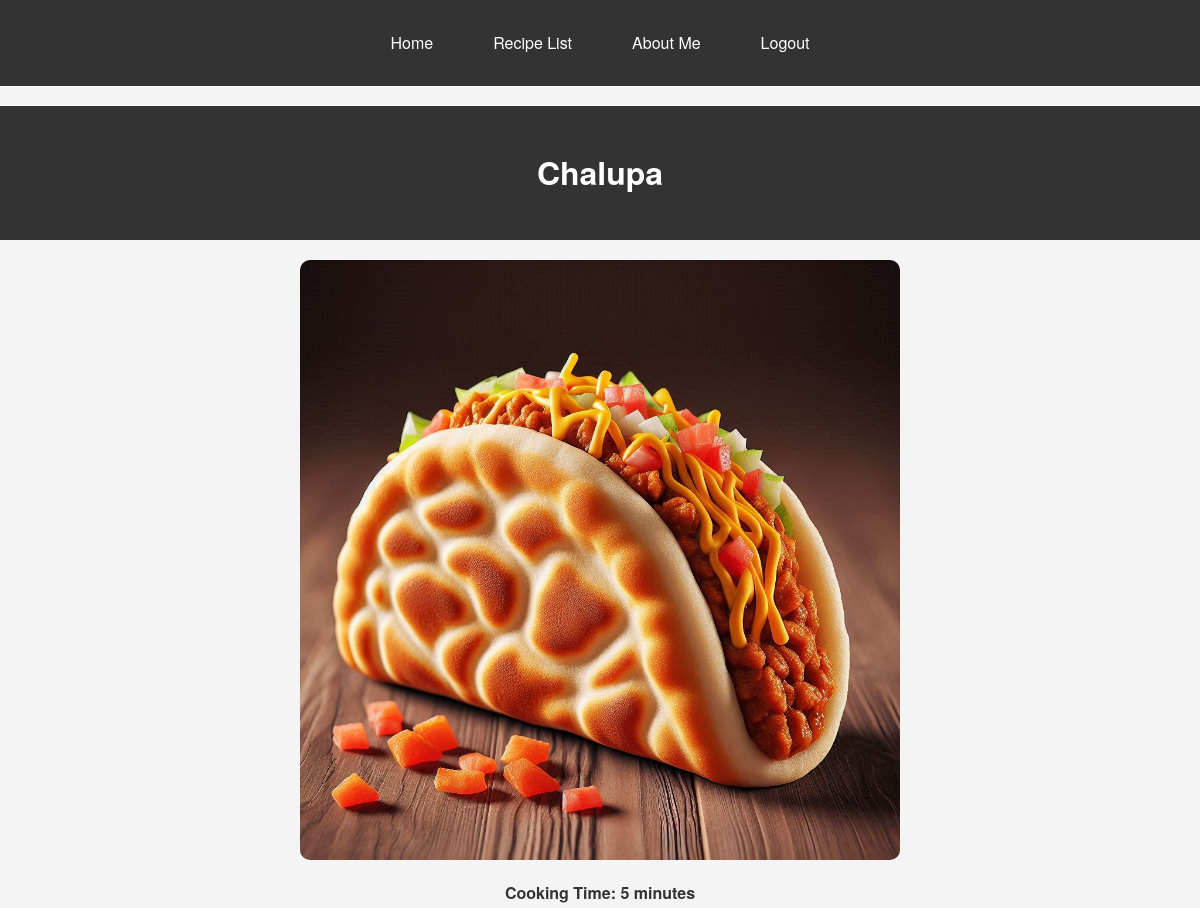
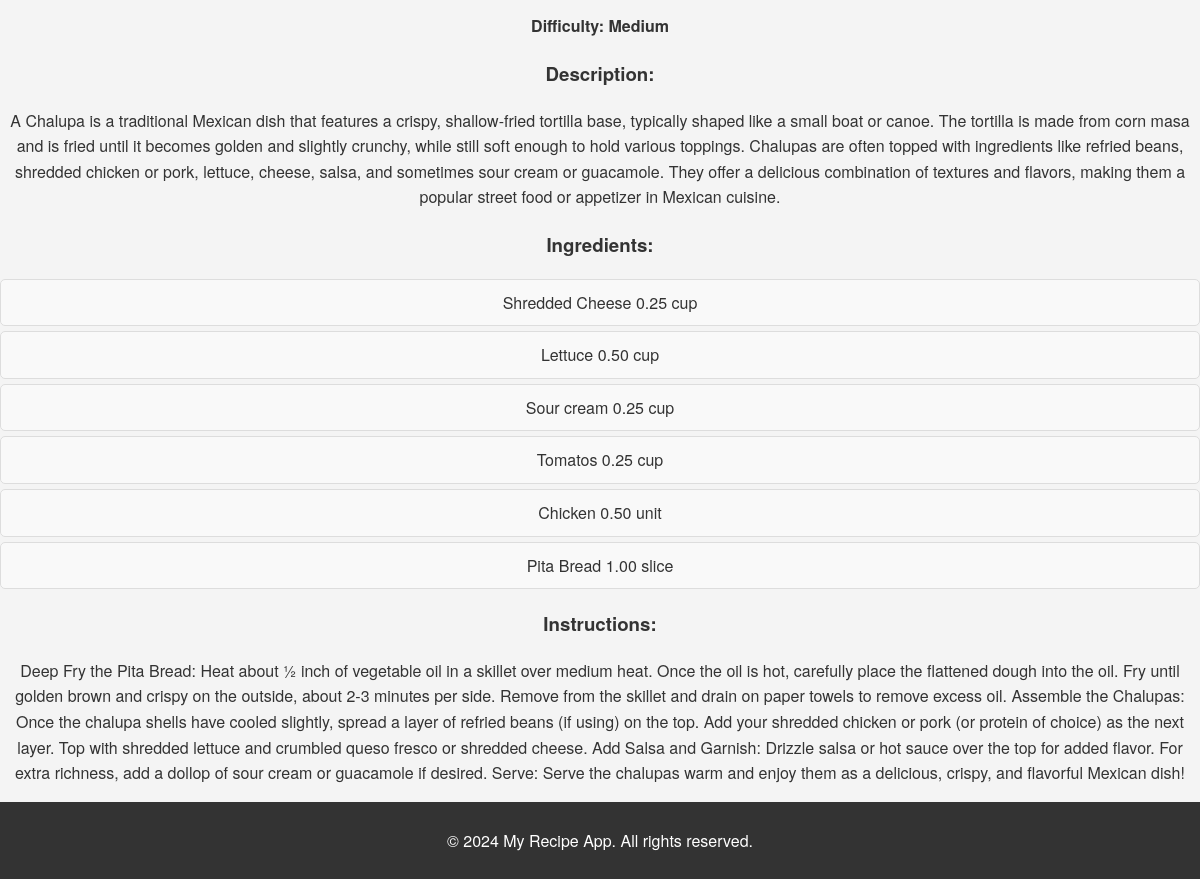
/recipe/1/ (signed in), run on the app's committed database (2 pictures, top to bottom).
### recipe/models.py (models this page shows, shortened)
class Recipe(models.Model):
    DIFFICULTY_CHOICES = [
        ('Easy', 'Easy'),
        ('Medium', 'Medium'),
        ('Hard', 'Hard'),
    ]
    name = models.CharField(max_length=50)
    cooking_time = models.IntegerField()
    difficulty = models.CharField(max_length=20, choices=DIFFICULTY_CHOICES)
    description = models.TextField(blank=True, null=True)
    instructions = models.TextField(blank=True, null=True)
    pic = models.ImageField(upload_to='recipe', default='default.jpg')

### ingredient/models.py (models this page shows, shortened)
class Ingredient(models.Model):
    name = models.CharField(max_length=100)
    quantity = models.DecimalField(max_digits=5, decimal_places=2)
    unit = models.CharField(max_length=20, default='unit')
    recipe = models.ForeignKey('recipe.Recipe', on_delete=models.CASCADE, related_name='ingredients')

### recipe/views.py (the view)
# urls.py: path('recipe/<int:recipe_id>/', recipe_detail, name='recipe_detail'),
@login_required
def recipe_detail(request, recipe_id):
    recipe = get_object_or_404(Recipe, id=recipe_id)
    return render(request, 'recipe/recipe_detail.html', {'recipe': recipe})

### recipe/templates/recipe/recipe_detail.html (shortened to what this page needs)
{% extends 'base/base.html' %}
{% load static %}
{% block extra_css %}
<link rel="stylesheet" type="text/css" href="{% static 'recipe/css/recipe-detail.css' %}">
{% endblock %}
{% block content %}
    <header>
        <h1>{{ recipe.name }}</h1>
    </header>
    <div class="container">
        <img src="{{ recipe.pic.url }}" alt="{{ recipe.name }}" class="recipe-detail-image">
        <div class="recipe-details">
            <p>Cooking Time: {{ recipe.cooking_time }} minutes</p>
            <p>Difficulty: {{ recipe.difficulty }}</p>
        </div>
        <div class="description">
            <h3>Description:</h3>
            <p>{{ recipe.description }}</p>
        </div>
        <div class="ingredients">
            <h3>Ingredients:</h3>
            <ul>
                {% for ingredient in recipe.ingredients.all %}
                <li>{{ ingredient.name }} {{ ingredient.quantity }} {{ ingredient.unit }}</li>
                {% endfor %}
            </ul>
        </div>
        <div class="instructions">
            <h3>Instructions:</h3>
            <p>{{ recipe.instructions }}</p>
        </div>
    </div>
{% endblock %}

### static/base/css/base.css (style rules this page uses)
body { font-family: 'Helvetica Neue', Arial, sans-serif; margin: 0; padding: 0; background-color: #f4f4f4; color: #333; line-height: 1.6; }
header { background-color: #333; color: #fff; padding: 20px 0; text-align: center; margin-bottom: 20px; }

### recipe/static/recipe/css/recipe-detail.css (style rules this page uses)
.recipe-detail-image { display: block; margin: 20px auto; max-width: 600px; width: 100%; height: auto; border-radius: 10px; }
.recipe-details p { font-weight: bold; text-align: center; }
.description, .ingredients, .instructions { margin-top: 20px; text-align: center; }
.ingredients ul { list-style-type: none; padding: 0; }
.ingredients li { background-color: #f9f9f9; margin: 5px 0; padding: 10px; border: 1px solid #ddd; border-radius: 5px; }

### data on the page
Recipe: name "Chalupa", pic (picture), cooking_time "5", difficulty "Medium", description "A Chalupa is a traditional Mexican dish that features a crispy, shallow-fried tortilla base, typically shaped like a small boat or canoe. The tortilla is made from corn masa and is fried until it becomes golden and slightly crunchy, while still soft enough to hold various toppings. Chalupas are often topped with ingredients like refried beans, shredded chicken or pork, lettuce, cheese, salsa, and sometimes sour cream or guacamole. They offer a delicious combination of textures and flavors, making them a popular street food or appetizer in Mexican cuisine.", instructions "Deep Fry the Pita Bread: Heat about ½ inch of vegetable oil in a skillet over medium heat. Once the oil is hot, carefully place the flattened dough into the oil. Fry until golden brown and crispy on the outside, about 2-3 minutes per side. Remove from the skillet and drain on paper towels to remove excess oil. Assemble the Chalupas: Once the chalupa shells have cooled slightly, spread a layer of refried beans (if using) on the top. Add your shredded chicken or pork (or protein of choice) as the next layer. Top with shredded lettuce and crumbled queso fresco or shredded cheese. Add Salsa and Garnish: Drizzle salsa or hot sauce over the top for added flavor. For extra richness, add a dollop…"
Ingredient: name "Shredded Cheese", quantity "0.25", unit "cup"
Ingredient: name "Lettuce", quantity "0.50", unit "cup"
Ingredient: name "Sour cream", quantity "0.25", unit "cup"
Ingredient: name "Tomatos", quantity "0.25", unit "cup"
Ingredient: name "Chicken", quantity "0.50", unit "unit"
Ingredient: name "Pita Bread", quantity "1.00", unit "slice"
